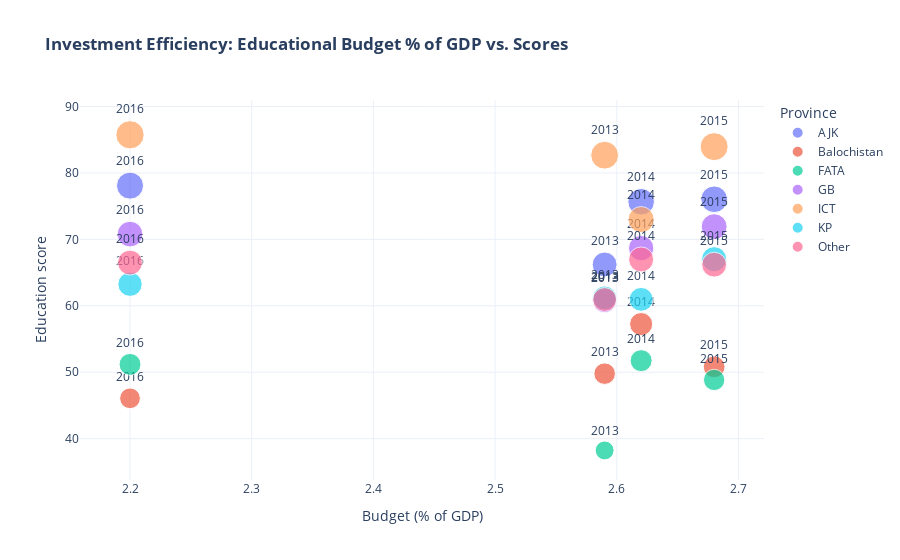

This figure's notebook cell:
### Code cell
# --- Intelligence Search: Economic Context & Investment Efficiency ---

# Grouping by Year and Province to see investment (Budget) vs Outcome (Education Score)
invest_trend = df_clean.groupby(['Year', 'Province'])[['Educational Budget Spend of GDP', 'Education score']].mean().reset_index()

# Note: Budget might be a national-level constant in some datasets, but we check for provincial variance
fig = px.scatter(invest_trend, x='Educational Budget Spend of GDP', y='Education score', 
                 color='Province', text='Year', size='Education score',
                 title='<b>Investment Efficiency: Educational Budget % of GDP vs. Scores</b>',
                 labels={'Educational Budget Spend of GDP': 'Budget (% of GDP)'},
                 template='plotly_white')

fig.update_traces(textposition='top center')
fig.show()

print("💰 Insight: Assessing whether increased national investment translates directly to provincial score gains or if fiscal leakage exists.")

### Figure 1 — Plotly figure (JSON) as saved in the notebook; plotly's stock layout.template omitted (floating-point values rounded to 4 significant figures)
{"data": [{"hovertemplate": "Province=AJK<br>Budget (% of GDP)=%{x}<br>Education score=%{marker.size}<br>Year=%{text}<extra></extra>", "legendgroup": "AJK", "marker": {"color": "#636efa", "size": [66.22, 75.66, 76.04, 78.09], "sizemode": "area", "sizeref": 0.2144, "symbol": "circle"}, "mode": "markers+text", "name": "AJK", "orientation": "v", "showlegend": true, "text": [2013.0, 2014.0, 2015.0, 2016.0], "textposition": "top center", "type": "scatter", "x": [2.59, 2.62, 2.68, 2.2], "xaxis": "x", "y": [66.22, 75.66, 76.04, 78.09], "yaxis": "y"}, {"hovertemplate": "Province=Balochistan<br>Budget (% of GDP)=%{x}<br>Education score=%{marker.size}<br>Year=%{text}<extra></extra>", "legendgroup": "Balochistan", "marker": {"color": "#EF553B", "size": [49.78, 57.25, 50.81, 46.08], "sizemode": "area", "sizeref": 0.2144, "symbol": "circle"}, "mode": "markers+text", "name": "Balochistan", "orientation": "v", "showlegend": true, "text": [2013.0, 2014.0, 2015.0, 2016.0], "textposition": "top center", "type": "scatter", "x": [2.59, 2.62, 2.68, 2.2], "xaxis": "x", "y": [49.78, 57.25, 50.81, 46.08], "yaxis": "y"}, {"hovertemplate": "Province=FATA<br>Budget (% of GDP)=%{x}<br>Education score=%{marker.size}<br>Year=%{text}<extra></extra>", "legendgroup": "FATA", "marker": {"color": "#00cc96", "size": [38.23, 51.74, 48.84, 51.18], "sizemode": "area", "sizeref": 0.2144, "symbol": "circle"}, "mode": "markers+text", "name": "FATA", "orientation": "v", "showlegend": true, "text": [2013.0, 2014.0, 2015.0, 2016.0], "textposition": "top center", "type": "scatter", "x": [2.59, 2.62, 2.68, 2.2], "xaxis": "x", "y": [38.23, 51.74, 48.84, 51.18], "yaxis": "y"}, {"hovertemplate": "Province=GB<br>Budget (% of GDP)=%{x}<br>Education score=%{marker.size}<br>Year=%{text}<extra></extra>", "legendgroup": "GB", "marker": {"color": "#ab63fa", "size": [60.76, 68.69, 71.91, 70.79], "sizemode": "area", "sizeref": 0.2144, "symbol": "circle"}, "mode": "markers+text", "name": "GB", "orientation": "v", "showlegend": true, "text": [2013.0, 2014.0, 2015.0, 2016.0], "textposition": "top center", "type": "scatter", "x": [2.59, 2.62, 2.68, 2.2], "xaxis": "x", "y": [60.76, 68.69, 71.91, 70.79], "yaxis": "y"}, {"hovertemplate": "Province=ICT<br>Budget (% of GDP)=%{x}<br>Education score=%{marker.size}<br>Year=%{text}<extra></extra>", "legendgroup": "ICT", "marker": {"color": "#FFA15A", "size": [82.67, 72.98, 83.96, 85.74], "sizemode": "area", "sizeref": 0.2144, "symbol": "circle"}, "mode": "markers+text", "name": "ICT", "orientation": "v", "showlegend": true, "text": [2013.0, 2014.0, 2015.0, 2016.0], "textposition": "top center", "type": "scatter", "x": [2.59, 2.62, 2.68, 2.2], "xaxis": "x", "y": [82.67, 72.98, 83.96, 85.74], "yaxis": "y"}, {"hovertemplate": "Province=KP<br>Budget (% of GDP)=%{x}<br>Education score=%{marker.size}<br>Year=%{text}<extra></extra>", "legendgroup": "KP", "marker": {"color": "#19d3f3", "size": [61.19, 60.97, 67.02, 63.24], "sizemode": "area", "sizeref": 0.2144, "symbol": "circle"}, "mode": "markers+text", "name": "KP", "orientation": "v", "showlegend": true, "text": [2013.0, 2014.0, 2015.0, 2016.0], "textposition": "top center", "type": "scatter", "x": [2.59, 2.62, 2.68, 2.2], "xaxis": "x", "y": [61.19, 60.97, 67.02, 63.24], "yaxis": "y"}, {"hovertemplate": "Province=Other<br>Budget (% of GDP)=%{x}<br>Education score=%{marker.size}<br>Year=%{text}<extra></extra>", "legendgroup": "Other", "marker": {"color": "#FF6692", "size": [60.95, 66.98, 66.19, 66.5], "sizemode": "area", "sizeref": 0.2144, "symbol": "circle"}, "mode": "markers+text", "name": "Other", "orientation": "v", "showlegend": true, "text": [2013.0, 2014.0, 2015.0, 2016.0], "textposition": "top center", "type": "scatter", "x": [2.59, 2.62, 2.68, 2.2], "xaxis": "x", "y": [60.95, 66.98, 66.19, 66.5], "yaxis": "y"}], "layout": {"legend": {"itemsizing": "constant", "title": {"text": "Province"}, "tracegroupgap": 0}, "title": {"text": "<b>Investment Efficiency: Educational Budget % of GDP vs. Scores</b>"}, "xaxis": {"anchor": "y", "domain": [0, 1], "title": {"text": "Budget (% of GDP)"}}, "yaxis": {"anchor": "x", "domain": [0, 1], "title": {"text": "Education score"}}}}
